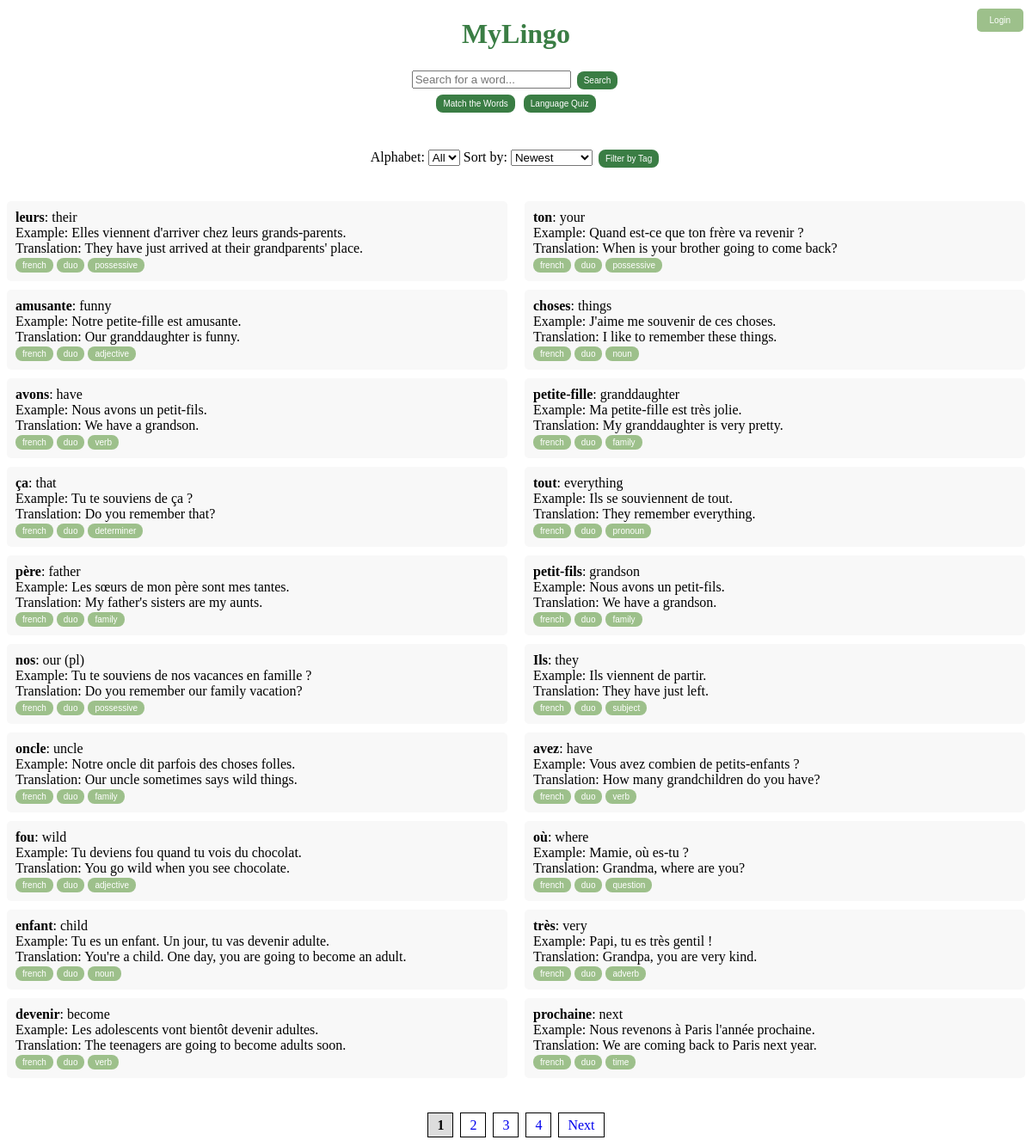
The page / on the database its author committed.
### tables this page shows
CREATE TABLE vocabulary (
                    id INTEGER PRIMARY KEY AUTOINCREMENT,
                    word TEXT NOT NULL,
                    meaning TEXT,
                    example TEXT,
                    translation TEXT,
                    tags TEXT);

### app.py (the view)
@app.route('/')
def index():
    db = get_db()
    cursor = db.cursor()
    selected_alphabet = request.args.get("alphabet", "")
    selected_tags = request.args.getlist("tags")
    selected_sort = request.args.get("sort", "newest")
    page = int(request.args.get("page", 1))  # Default to page 1
    words_per_page = 20  # Limit words per page
    query = "SELECT * FROM vocabulary"
    conditions = []
    if selected_alphabet:
        conditions.append(f"word LIKE '{selected_alphabet}%'")
    if selected_tags:
        tag_conditions = " AND ".join(f"tags LIKE '%{tag}%'" for tag in selected_tags)
        conditions.append(f"({tag_conditions})")
    if conditions:
        query += " WHERE " + " AND ".join(conditions)
    if selected_sort == "oldest":
        query += " ORDER BY id ASC"
    elif selected_sort == "alphabet":
        query += " ORDER BY word ASC"
    else:  # Default: newest
        query += " ORDER BY id DESC"
    cursor.execute(query)
    total_words = len(cursor.fetchall())
    offset = (page - 1) * words_per_page
    query += f" LIMIT {words_per_page} OFFSET {offset}"
    cursor.execute(query)
    words = cursor.fetchall()
    total_pages = math.ceil(total_words / words_per_page)
    cursor.execute("SELECT tags FROM vocabulary")
    all_tags = cursor.fetchall()
    tag_set = set()
    for row in all_tags:
        if row["tags"]:
            tag_list = [tag.strip() for tag in row["tags"].split(",") if tag.strip()]
            tag_set.update(tag_list)
    db.close()
    return render_template(
        'index.html',
        words=words,
        tags=sorted(tag_set),  # ✅ Ensure tag_set is defined
        selected_alphabet=selected_alphabet,
        selected_tags=selected_tags,
        selected_sort=selected_sort,
        page=page,  # ✅ Fixed missing comma
        total_pages=total_pages
    )

### app.py (called while the page is built)
def get_db():
    conn = sqlite3.connect("database.db")
    conn.row_factory = sqlite3.Row  # Enables dictionary-like access
    return conn

### templates/index.html (shortened to what this page needs)
<!DOCTYPE html>
<html>
<head>
    <link rel="stylesheet" href="{{ url_for('static', filename='style.css') }}">
</head>
<body>
    <h1><a href="{{ url_for('index') }}" style="text-decoration: none; color: inherit;">MyLingo</a></h1>
    <div id="login-container">
        {% if current_user.is_authenticated %}
            <p>Welcome, {{ current_user.username }}!</p>
            <a href="{{ url_for('logout') }}"><button>Logout</button></a>
        {% else %}
            <button id="login-button">Login</button>
        {% endif %}
    </div>
    <form action="/search" method="get">
        <input type="text" name="query" placeholder="Search for a word..." required>
        <button type="submit" class="main-btn">Search</button>
    </form>
    <div class="center-container">
        <a href="{{ url_for('game') }}">
            <button class="main-btn">Match the Words</button></a>
        <a href="{{ url_for('quiz') }}">
            <button class="main-btn">Language Quiz</button>
        </a>
    </div>
    <form method="GET" action="/" style="margin-bottom: 20px;">
        <label for="alphabet-filter">Alphabet:</label>
        <select name="alphabet" id="alphabet-filter" onchange="this.form.submit()">
            <option value="">All</option>
        </select>
        <label for="sort-filter">Sort by:</label>
        <select name="sort" id="sort-filter" onchange="this.form.submit()">
            <option value="newest" {% if selected_sort == "newest" %}selected{% endif %}>Newest</option>
        </select>
        <button class="main-btn" id="filterButton" type="button">Filter by Tag</button>
    </form>
    <div class="word-container">
        <ul class="word-list">
            {% for word in words[:10] %}
                <li class="word-item">
                    <strong>{{ word["word"] }}</strong>: {{ word["meaning"] }}
                    <br> Example: {{ word["example"] }}
                    <br> Translation: {{ word["translation"] }}
                    <br>
                    {% if word['tags'] %}
                        {% for tag in word['tags'].split(',') %}
                            <a href="?page=1&tag={{ tag.strip() }}&alphabet={{ selected_alphabet }}&sort={{ selected_sort }}">
                                <button class="tag-btn tag tag.selected">{{ tag.strip() }}</button></a>
                        {% endfor %}
                    {% endif %}
                </li>
            {% endfor %}
        </ul>
        <ul class="word-list">
            {% for word in words[10:20] %}
                <li class="word-item">
                    <strong>{{ word["word"] }}</strong>: {{ word["meaning"] }}
                    <br> Example: {{ word["example"] }}
                    <br> Translation: {{ word["translation"] }}
                    <br>
                    {% if word['tags'] %}
                        {% for tag in word['tags'].split(',') %}
                            <a href="/filter?tag={{ tag.strip() }}">
                                <button class="tag-btn tag tag.selected">{{ tag.strip() }}</button></a>
                        {% endfor %}
                    {% endif %}
                </li>
            {% endfor %}
        </ul>
    </div>
    <div class="pagination">
        {% for p in range(1, total_pages + 1) %}
            {% if p == page %}
                <a class="active">{{ p }}</a>
            {% else %}
                <a href="?page={{ p }}&alphabet={{ selected_alphabet }}&tag={{ selected_tag }}&sort={{ selected_sort }}">{{ p }}</a>
            {% endif %}
        {% endfor %}
        {% if page < total_pages %}
            <a href="?page={{ page+1 }}&alphabet={{ selected_alphabet }}&tag={{ selected_tag }}&sort={{ selected_sort }}">Next</a>
        {% endif %}
    </div>
</body>
</html>

### static/style.css (style rules this page uses)
h1 { text-align: center; color: #3A7D44 }
button { color: white; border: none; padding: 5px 8px; cursor: pointer; font-size: 10px; border-radius: 8px; }
#login-container { position: absolute; top: 10px; right: 10px; }
#login-button { background-color: #9DC08B; color: white; padding: 8px 15px; border: none; border-radius: 5px; cursor: pointer; }
.main-btn { background-color: #3A7D44; margin: 3px; }
.tag,.tag-btn,.edit-btn,.delete-btn { background-color: #9DC08B; padding: 3px 8px; }
form { text-align: center; }
.center-container { justify-content: center; align-items: center; flex-direction: row; text-align: center; width: 100%; height: 8vh; }
.word-container { display: flex; justify-content: space-between; gap: 20px; }
.word-list { width: 50%; list-style-type: none; padding: 0; }
.word-item { background: #f8f8f8; padding: 10px; margin-bottom: 10px; border-radius: 5px; }
.pagination { text-align: center; margin-top: 20px; }
.pagination a { padding: 5px 10px; margin: 2px; border: 1px solid #000; text-decoration: none; }
.pagination .active { font-weight: bold; background: #ddd; }

### rows shown on the page
vocabulary: word "leurs", meaning "their", example "Elles viennent d'arriver chez leurs grands-parents.", translation "They have just arrived at their grandparents' place.", strip "french" "duo" "possessive"
vocabulary: word "amusante", meaning "funny", example "Notre petite-fille est amusante.", translation "Our granddaughter is funny.", strip "french" "duo" "adjective"
vocabulary: word "avons", meaning "have", example "Nous avons un petit-fils.", translation "We have a grandson.", strip "french" "duo" "verb"
vocabulary: word "ça", meaning "that", example "Tu te souviens de ça ?", translation "Do you remember that?", strip "french" "duo" "determiner"
vocabulary: word "père", meaning "father", example "Les sœurs de mon père sont mes tantes.", translation "My father's sisters are my aunts.", strip "french" "duo" "family"
vocabulary: word "nos", meaning "our (pl)", example "Tu te souviens de nos vacances en famille ?", translation "Do you remember our family vacation?", strip "french" "duo" "possessive"
vocabulary: word "oncle", meaning "uncle", example "Notre oncle dit parfois des choses folles.", translation "Our uncle sometimes says wild things.", strip "french" "duo" "family"
vocabulary: word "fou", meaning "wild", example "Tu deviens fou quand tu vois du chocolat.", translation "You go wild when you see chocolate.", strip "french" "duo" "adjective"
vocabulary: word "enfant", meaning "child", example "Tu es un enfant. Un jour, tu vas devenir adulte.", translation "You're a child. One day, you are going to become an adult.", strip "french" "duo" "noun"
vocabulary: word "devenir", meaning "become", example "Les adolescents vont bientôt devenir adultes.", translation "The teenagers are going to become adults soon.", strip "french" "duo" "verb"
vocabulary: word "ton", meaning "your", example "Quand est-ce que ton frère va revenir ?", translation "When is your brother going to come back?", strip "french" "duo" "possessive"
vocabulary: word "choses", meaning "things", example "J'aime me souvenir de ces choses.", translation "I like to remember these things.", strip "french" "duo" "noun"
vocabulary: word "petite-fille", meaning "granddaughter", example "Ma petite-fille est très jolie.", translation "My granddaughter is very pretty.", strip "french" "duo" "family"
vocabulary: word "tout", meaning "everything", example "Ils se souviennent de tout.", translation "They remember everything.", strip "french" "duo" "pronoun"
vocabulary: word "petit-fils", meaning "grandson", example "Nous avons un petit-fils.", translation "We have a grandson.", strip "french" "duo" "family"
vocabulary: word "Ils", meaning "they", example "Ils viennent de partir.", translation "They have just left.", strip "french" "duo" "subject"
vocabulary: word "avez", meaning "have", example "Vous avez combien de petits-enfants ?", translation "How many grandchildren do you have?", strip "french" "duo" "verb"
vocabulary: word "où", meaning "where", example "Mamie, où es-tu ?", translation "Grandma, where are you?", strip "french" "duo" "question"
vocabulary: word "très", meaning "very", example "Papi, tu es très gentil !", translation "Grandpa, you are very kind.", strip "french" "duo" "adverb"
vocabulary: word "prochaine", meaning "next", example "Nous revenons à Paris l'année prochaine.", translation "We are coming back to Paris next year.", strip "french" "duo" "time"

### other values the page prints
{{ p }} "1"
{{ p }} "2" "3" "4"
